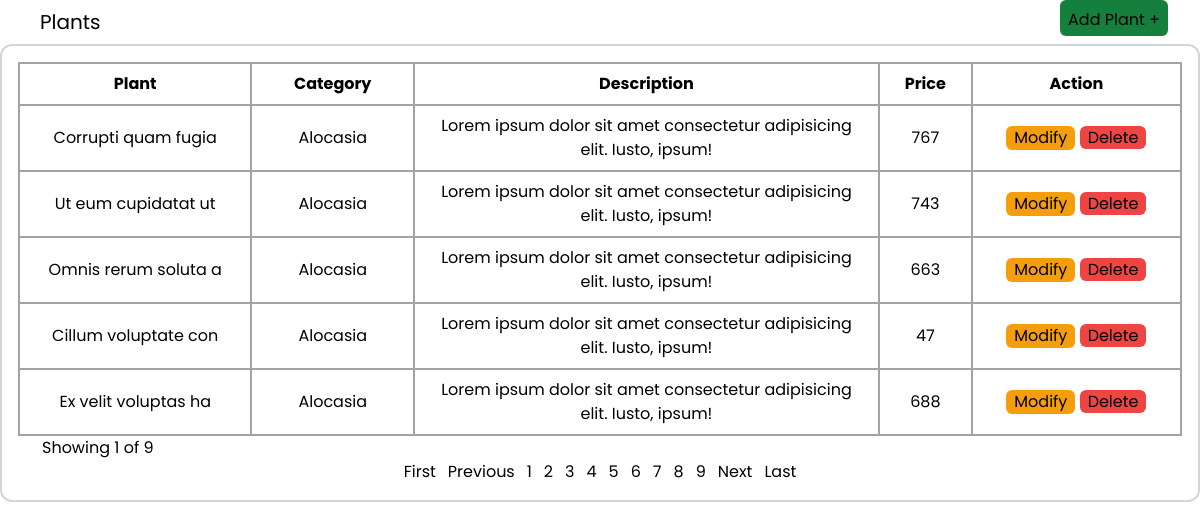
Page /src/pages/plants.php on the committed database.
### tables this page shows
CREATE TABLE `plants` (
  `plantId` int(11) NOT NULL,
  `plantName` varchar(50) NOT NULL,
  `plantDesc` varchar(300) NOT NULL,
  `plantImage` varchar(200) NOT NULL,
  `plantPrice` int(11) NOT NULL,
  `categoryId` int(11) NOT NULL
);

CREATE TABLE `categories` (
  `categoryId` int(11) NOT NULL,
  `categoryName` varchar(50) NOT NULL
);

### src/pages/plants.php (the view, shortened to what this page needs)
<?php
include("../includes/conn.php");
?>
<!DOCTYPE html>
<html lang="en">
<head>
</head>
<body>
    <div class="flex flex-col justify-end items-start h-[100vh]">
        <div class="flex justify-between w-full px-8">
            <p class="border-gray-300 rounded-t-lg p-2 pb-1 text-xl">Plants</p>
            <button onclick="openPopup()" class="p-2 pb-1 bg-green-700 mb-2 rounded-md">Add Plant +</button>
        </div>
        <div class="border-2 border-gray-300 rounded-xl h-[90vh] flex">
            <div id="clients" class="flex flex-col justify-between w-full p-4">
                <?php
                $records = $conn->query("SELECT * FROM plants");
                $rows = $records->num_rows;
                $start = 0;
                $rows_per_page = 5;
                $select = "SELECT plantId, plantName, plantDesc, plantPrice, plantImage, categoryName FROM plants INNER JOIN categories ON plants.categoryId = categories.categoryId LIMIT ?,?";
                $stmt = $conn->prepare($select);
                $stmt->bind_param("ii", $start, $rows_per_page);
                $stmt->execute();
                $result = $stmt->get_result();
                $pages = ceil($rows / $rows_per_page);
                if ($rows > 0) {
                    echo '
        <table class="table-fixed w-full ">
            <thead class="border">
                <tr class="border-2">
                    <th class="w-[20%] p-1 md:px-4 md:py-2 border-2 border-[#A3A3A3] text-xs md:text-base">Plant</th>
                    <th class="w-[14%] p-1 md:px-4 md:py-2 border-2 border-[#A3A3A3] text-xs md:text-base">Category</th>
                    <th class="w-[40%] p-1 md:px-4 md:py-2 border-2 border-[#A3A3A3] text-xs md:text-base">Description</th>
                    <th class="w-[8%] p-1 md:px-4 md:py-2 border-2 border-[#A3A3A3] text-xs md:text-base">Price</th>
                    <th class="w-[20    %] p-1 md:px-4 md:py-2 border-2 border-[#A3A3A3] text-xs md:text-base">Action</th>
                </tr>
            </thead>
            <tbody>';
                    while ($row = mysqli_fetch_assoc($result)) {
                        $id = htmlspecialchars($row['plantId']);
                        $categories = htmlspecialchars($row['categoryName']);
                        $name = htmlspecialchars($row['plantName']);
                        $desc = htmlspecialchars($row['plantDesc']);
                        $price = htmlspecialchars($row['plantPrice']);
                ?>
                        <tr>
                            <td class="px-4 py-2 border-2 border-[#A3A3A3] text-xs md:text-base text-center"><?php echo $name ?></td>
                            <td class="px-4 py-2 border-2 border-[#A3A3A3] text-xs md:text-base text-center"><?php echo $categories ?></td>
                            <td class="px-4 py-2 border-2 border-[#A3A3A3] text-xs md:text-base text-center"><?php echo $desc ?></td>
                            <td class="px-4 py-2 border-2 border-[#A3A3A3] text-xs md:text-base text-center"><?php echo $price ?></td>
                            <td class="px-4 py-2 border-2 border-[#A3A3A3] text-xs md:text-base text-center">
                                <button onclick="showPlantDetails(<?php echo $id ?>)" class="px-2 mb-2 rounded-md bg-amber-500 md:mb-0"> Modify </button>
                                <a href="deleteplant.php?id=<?php echo $id ?>" class="px-2 rounded-md bg-red-500"> Delete </a>
                            </td>
                        </tr>
                    <?php } ?>
                    </tbody>
                    </table>
                <?php
                } else {
                    echo 'No categories in database';
                }
                ?>
                <div>
                    <div class="pl-6">
                        <?php
                        if (!isset($_GET['page'])) {
                            $page = 1;
                        } else {
                            $page = $_GET['page'];
                        }
                        ?>
                        Showing <?php echo $page ?> of <?php echo $pages ?>
                    </div>
                    <div class="flex flex-row justify-center items-center gap-3">
                        <a href="?page=1">First</a>
                        <?php if (isset($_GET['page']) && $_GET['page'] > 1) { ?>
                            <a href="?page=<?php echo $_GET['page'] - 1 ?>">Previous</a>
                        <?php } else { ?>
                            <a class="cursor-pointer">Previous</a>
                        <?php } ?>
                        <?php
                        for ($i = 1; $i <= $pages; $i++) {
                        ?>
                            <a href="?page=<?php echo $i ?>" class=""><?php echo $i ?></a>
                        <?php
                        }
                        ?>
                        <?php
                        if (!isset($_GET['page'])) {
                            if ($pages == 1) {
                        ?>
                                <a class="cursor-pointer">Next</a>
                            <?php } else { ?>
                                <a href="?page=2">Next</a>
                            <?php } ?>
                        <?php } elseif ($_GET['page'] >= $pages) { ?>
                            <a class="cursor-pointer">Next</a>
                        <?php } else { ?>
                            <a href="?page=<?php echo $_GET['page'] + 1 ?>">Next</a>
                        <?php }
                        ?>
                        <a href="?page=<?php echo $pages ?>">Last</a>
                    </div>
                </div>
            </div>
        </div>
    </div>
</body>
</html>

### rows in the picture
plants: plantName "Corrupti quam fugia", categoryId.categoryName "Alocasia", plantDesc "Lorem ipsum dolor sit amet consectetur adipisicing elit. Iusto, ipsum!", plantPrice "767"
plants: plantName "Ut eum cupidatat ut", categoryId.categoryName "Alocasia", plantDesc "Lorem ipsum dolor sit amet consectetur adipisicing elit. Iusto, ipsum!", plantPrice "743"
plants: plantName "Omnis rerum soluta a", categoryId.categoryName "Alocasia", plantDesc "Lorem ipsum dolor sit amet consectetur adipisicing elit. Iusto, ipsum!", plantPrice "663"
plants: plantName "Cillum voluptate con", categoryId.categoryName "Alocasia", plantDesc "Lorem ipsum dolor sit amet consectetur adipisicing elit. Iusto, ipsum!", plantPrice "47"
plants: plantName "Ex velit voluptas ha", categoryId.categoryName "Alocasia", plantDesc "Lorem ipsum dolor sit amet consectetur adipisicing elit. Iusto, ipsum!", plantPrice "688"

### other values in the picture
$page "1"
$pages "9"
